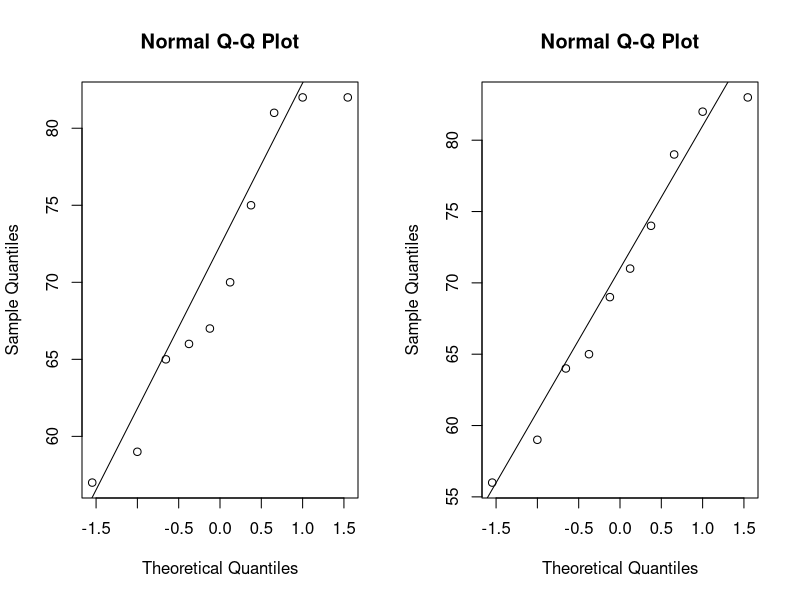
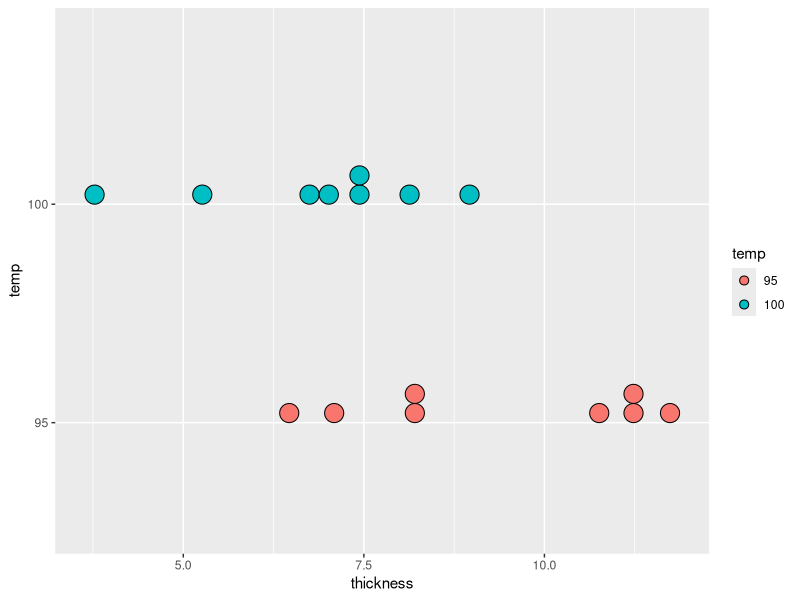
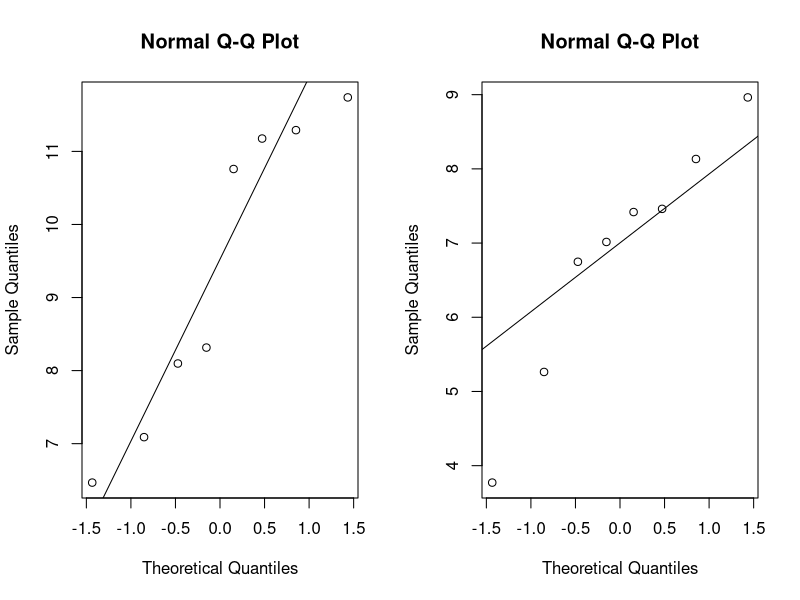
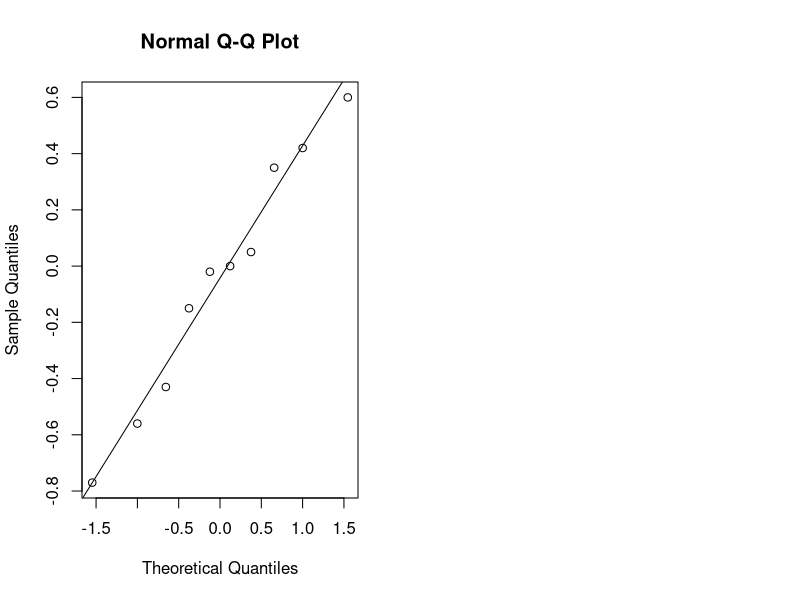

Source code (R) for these figures, in order: (Note: this script raises an error after producing the figures.)
## ---- chunk 1
burn <- c(65, 82, 81, 67, 57, 59, 66, 75, 82, 70, 64, 56, 71, 69, 83, 74, 59, 82, 65, 79)
type <- c(rep(1, 10), rep(2, 10))
data2 <- data.frame(burn = burn, type = type)
# data2
## ---- chunk 2
var.test(burn~type)
## ---- chunk 3
t.test(burn~type, var.equal = TRUE)
## ---- chunk 4
par(mfrow = c(1, 2))
qqnorm(burn[type==1]); qqline(burn[type==1])
qqnorm(burn[type==2]); qqline(burn[type==2])
## ---- chunk 5
thickness <- c(11.176, 7.089, 8.097, 11.739, 11.291, 10.759, 6.467, 8.315, 5.263, 6.748, 7.461, 7.015, 8.133, 7.418, 3.772, 8.963)
temp <- c(rep(95, 8), rep(100, 8))
data3 <- data.frame(thickness = thickness, temp = temp)
# data3
## ---- chunk 6
var.test(thickness~temp)
t.test(thickness~temp, var.equal = TRUE, alternative = "greater")
## ---- chunk 7
data3$temp <- as.factor(data3$temp)
library(ggplot2)
p <- ggplot(data3, aes(x = temp, y = thickness, fill = temp)) +
  geom_dotplot(binaxis = 'y')
p + coord_flip()
## ---- chunk 8
par(mfrow = c(1, 2))
qqnorm(thickness[temp==95]); qqline(thickness[temp==95])
qqnorm(thickness[temp==100]); qqline(thickness[temp==100])
## ---- chunk 9
IQ <- c(6.08, 6.22, 7.99, 7.44, 6.48, 7.99, 6.32, 7.60, 6.03, 7.52, 5.73, 5.80, 8.42, 6.84, 6.43, 8.76, 6.32, 7.62, 6.59, 7.67)
order <- c(rep(1, 10), rep(2, 10))
data4 <- data.frame(IQ = IQ, order = order)
# data4
## ---- chunk 10
diff <- IQ[1:10]-IQ[11:20]
qqnorm(diff); qqline(diff)
## ---- chunk 11
t.test(IQ ~ order, paired = T)
## ---- chunk 12
t.test(IQ ~ order, paired = T)
